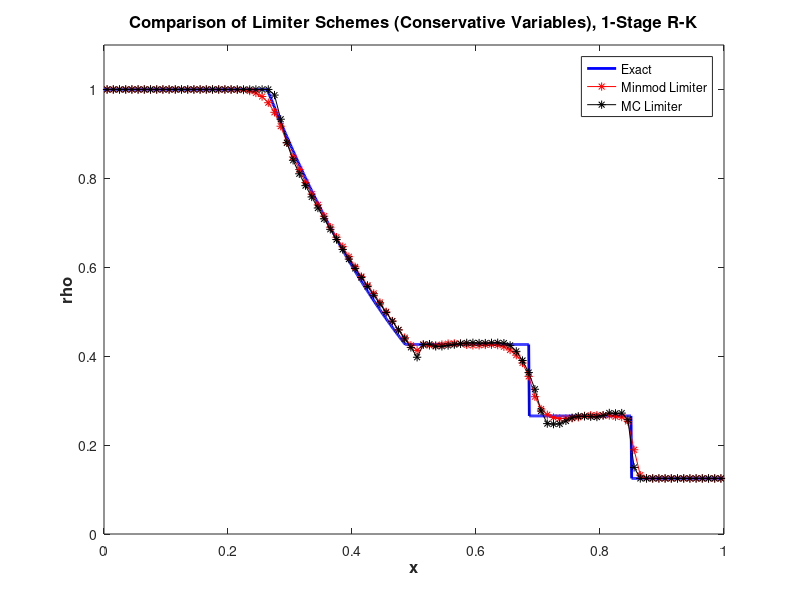
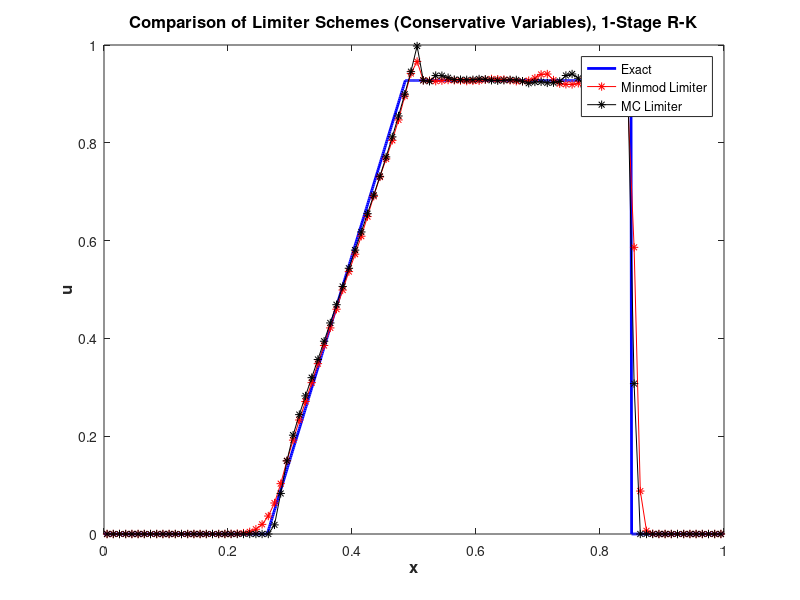
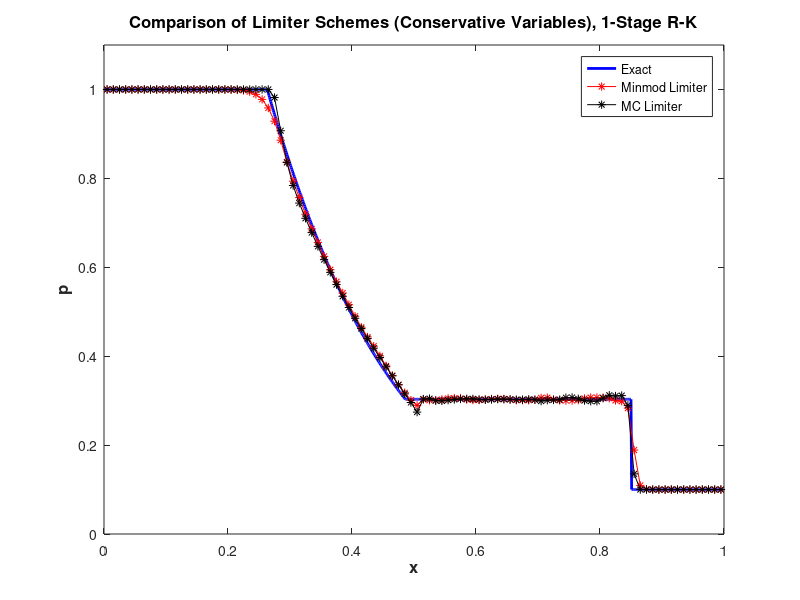
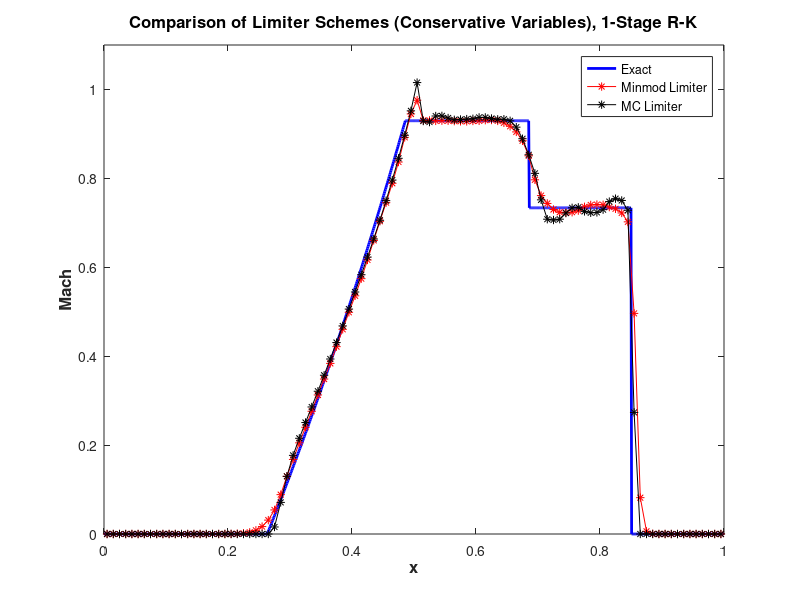

The MATLAB source for these figures, in order:
clear all
B = importdata('plot.dat',' ')

C = importdata('out2.txt',' ')
A = importdata('out1.txt',' ') 

figure
set(gcf,'color','w');
set(gcf,'Position', [50, 50, 720, 500]);
plot(B(:,1),B(:,3),'-b','LineWidth',2)
hold on
plot(A(:,1),A(:,2),'*-r')

plot(C(:,1),C(:,2),'*-k')
legend('Exact','Minmod Limiter','MC Limiter')
title('Comparison of Limiter Schemes (Conservative Variables), 1-Stage R-K','FontSize',12,'FontWeight','bold')
ylabel('rho','FontSize',12,'FontWeight','bold')
xlabel('x','FontSize',12,'FontWeight','bold')
ylim([0 1.1])
hold off

figure
set(gcf,'color','w');
set(gcf,'Position', [50, 50, 720, 500]);
plot(B(:,1),B(:,2),'-b','LineWidth',2)
hold on
plot(A(:,1),A(:,4),'*-r')

plot(C(:,1),C(:,4),'*-k')
legend('Exact','Minmod Limiter','MC Limiter')
title('Comparison of Limiter Schemes (Conservative Variables), 1-Stage R-K','FontSize',12,'FontWeight','bold')
ylabel('u','FontSize',12,'FontWeight','bold')
xlabel('x','FontSize',12,'FontWeight','bold')


hold off

figure
set(gcf,'color','w');
set(gcf,'Position', [50, 50, 720, 500]);
plot(B(:,1),B(:,4),'-b','LineWidth',2)
hold on
plot(A(:,1),A(:,6),'*-r')

plot(C(:,1),C(:,6),'*-k')
legend('Exact','Minmod Limiter','MC Limiter')
title('Comparison of Limiter Schemes (Conservative Variables), 1-Stage R-K','FontSize',12,'FontWeight','bold')
ylabel('p','FontSize',12,'FontWeight','bold')
xlabel('x','FontSize',12,'FontWeight','bold')
ylim([0 1.1])

hold off

figure
set(gcf,'color','w');
set(gcf,'Position', [50, 50, 720, 500]);
for i=1:length(B(:,2))
    M(i)=B(i,2)/B(i,5);
end
plot(B(:,1),M,'-b','LineWidth',2);
hold on
plot(A(:,1),A(:,8),'*-r');
plot(C(:,1),C(:,8),'*-k');
legend('Exact','Minmod Limiter','MC Limiter')
title('Comparison of Limiter Schemes (Conservative Variables), 1-Stage R-K','FontSize',12,'FontWeight','bold')
ylabel('Mach','FontSize',12,'FontWeight','bold')
xlabel('x','FontSize',12,'FontWeight','bold')
ylim([0 1.1])
hold off

%Steger-Warming
%Van Leer